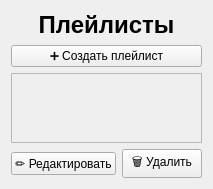
<?xml version="1.0" encoding="UTF-8"?>
<ui version="4.0">
 <class>PlaylistsWindow</class>
 <widget class="QWidget" name="PlaylistsWindow">
  <property name="windowTitle">
   <string>Плейлисты</string>
  </property>
  <layout class="QVBoxLayout" name="mainLayout">

   <item>
    <widget class="QLabel" name="labelTitle">
     <property name="text">
      <string>Плейлисты</string>
     </property>
     <property name="alignment">
      <set>Qt::AlignCenter</set>
     </property>
     <property name="styleSheet">
      <string>font-size: 18pt; font-weight: bold;</string>
     </property>
    </widget>
   </item>

   <!-- 🔽 Кнопка для создания плейлиста -->
   <item>
    <widget class="QPushButton" name="btnAddPlaylist">
     <property name="text">
      <string>➕ Создать плейлист</string>
     </property>
    </widget>
   </item>

   <!-- 🔽 Скролл для отображения всех плейлистов -->
   <item>
    <widget class="QScrollArea" name="scrollArea">
     <property name="widgetResizable">
      <bool>true</bool>
     </property>
     <widget class="QWidget" name="scrollAreaWidgetContents">
      <layout class="QVBoxLayout" name="playlistLayout"/>
     </widget>
    </widget>
   </item>

   <!-- 🔽 Кнопки управления -->
   <item>
    <layout class="QHBoxLayout" name="buttonLayout">
     <item>
      <widget class="QPushButton" name="btnEdit">
       <property name="text">
        <string>✏️ Редактировать</string>
       </property>
      </widget>
     </item>
     <item>
      <widget class="QPushButton" name="btnDelete">
       <property name="text">
        <string>🗑 Удалить</string>
       </property>
      </widget>
     </item>
    </layout>
   </item>

  </layout>
 </widget>
 <resources/>
 <connections/>
</ui>
